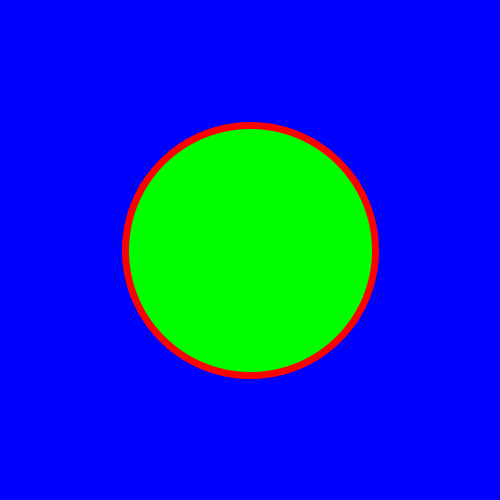
Frame 1 (no input)
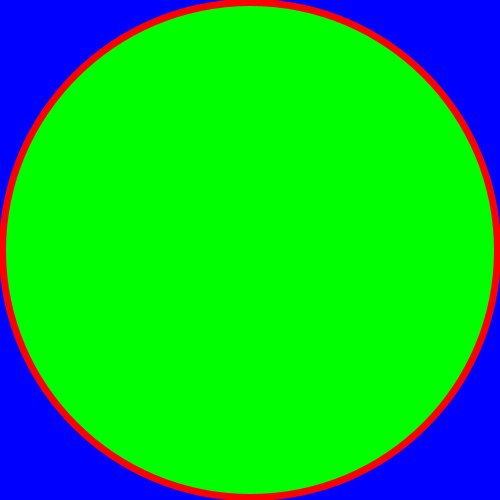
Frame 60 (the mouse pressed at the canvas centre just before this capture)
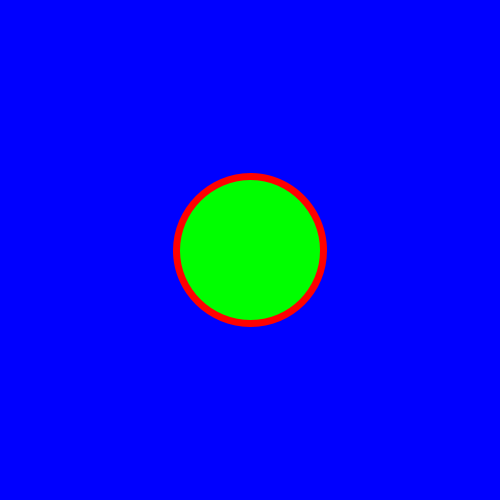
Frame 120 (the mouse held since frame 60 and released just before this capture)

The Processing sketch that drew these frames (run headless with seeded random() and noise(); from frame 60 on, the mouse is pressed at the canvas centre):

// Processing sketch: Review
// ── Review.pde
void setup(){
   size(500, 500); 
}

 float number = 0;

void draw(){
  background(0, 0, 255);
  strokeWeight(7);
  stroke(255, 0, 0);
  fill(0, 255, 0);
  float diam = map(sin(number), -1, 1, 0, 500);
  circle(width / 2, height / 2, diam);
  number = number + .03;
}
